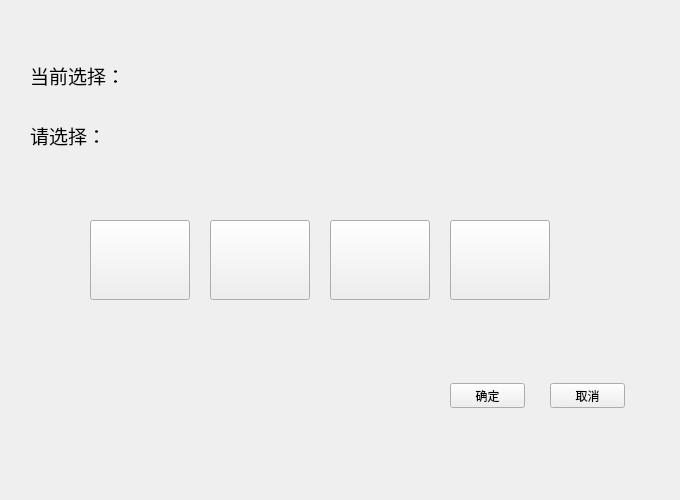
<?xml version="1.0" encoding="UTF-8"?>
<ui version="4.0">
 <class>roposset</class>
 <widget class="QWidget" name="roposset">
  <property name="geometry">
   <rect>
    <x>0</x>
    <y>0</y>
    <width>680</width>
    <height>500</height>
   </rect>
  </property>
  <property name="windowTitle">
   <string>Form</string>
  </property>
  <widget class="QLabel" name="label">
   <property name="geometry">
    <rect>
     <x>30</x>
     <y>50</y>
     <width>100</width>
     <height>50</height>
    </rect>
   </property>
   <property name="font">
    <font>
     <pointsize>14</pointsize>
    </font>
   </property>
   <property name="text">
    <string>当前选择：</string>
   </property>
  </widget>
  <widget class="QLabel" name="label_current">
   <property name="geometry">
    <rect>
     <x>200</x>
     <y>50</y>
     <width>100</width>
     <height>50</height>
    </rect>
   </property>
   <property name="font">
    <font>
     <pointsize>14</pointsize>
    </font>
   </property>
   <property name="text">
    <string/>
   </property>
  </widget>
  <widget class="QLabel" name="label_other">
   <property name="geometry">
    <rect>
     <x>30</x>
     <y>110</y>
     <width>100</width>
     <height>50</height>
    </rect>
   </property>
   <property name="font">
    <font>
     <pointsize>14</pointsize>
    </font>
   </property>
   <property name="text">
    <string>请选择：</string>
   </property>
  </widget>
  <widget class="QWidget" name="widget" native="true">
   <property name="geometry">
    <rect>
     <x>30</x>
     <y>170</y>
     <width>620</width>
     <height>200</height>
    </rect>
   </property>
   <property name="styleSheet">
    <string notr="true"/>
   </property>
   <widget class="QPushButton" name="pushButton_1">
    <property name="geometry">
     <rect>
      <x>60</x>
      <y>50</y>
      <width>100</width>
      <height>80</height>
     </rect>
    </property>
    <property name="text">
     <string/>
    </property>
   </widget>
   <widget class="QPushButton" name="pushButton_2">
    <property name="geometry">
     <rect>
      <x>180</x>
      <y>50</y>
      <width>100</width>
      <height>80</height>
     </rect>
    </property>
    <property name="text">
     <string/>
    </property>
   </widget>
   <widget class="QPushButton" name="pushButton_3">
    <property name="geometry">
     <rect>
      <x>300</x>
      <y>50</y>
      <width>100</width>
      <height>80</height>
     </rect>
    </property>
    <property name="text">
     <string/>
    </property>
   </widget>
   <widget class="QPushButton" name="pushButton_4">
    <property name="geometry">
     <rect>
      <x>420</x>
      <y>50</y>
      <width>100</width>
      <height>80</height>
     </rect>
    </property>
    <property name="text">
     <string/>
    </property>
   </widget>
   <widget class="QLabel" name="label_1">
    <property name="geometry">
     <rect>
      <x>85</x>
      <y>110</y>
      <width>54</width>
      <height>14</height>
     </rect>
    </property>
    <property name="text">
     <string/>
    </property>
   </widget>
   <widget class="QLabel" name="label_2">
    <property name="geometry">
     <rect>
      <x>205</x>
      <y>110</y>
      <width>54</width>
      <height>14</height>
     </rect>
    </property>
    <property name="text">
     <string/>
    </property>
   </widget>
   <widget class="QLabel" name="label_3">
    <property name="geometry">
     <rect>
      <x>325</x>
      <y>110</y>
      <width>54</width>
      <height>14</height>
     </rect>
    </property>
    <property name="text">
     <string/>
    </property>
   </widget>
   <widget class="QLabel" name="label_4">
    <property name="geometry">
     <rect>
      <x>445</x>
      <y>110</y>
      <width>54</width>
      <height>14</height>
     </rect>
    </property>
    <property name="text">
     <string/>
    </property>
   </widget>
  </widget>
  <widget class="QWidget" name="widget_2" native="true">
   <property name="geometry">
    <rect>
     <x>30</x>
     <y>370</y>
     <width>620</width>
     <height>51</height>
    </rect>
   </property>
   <widget class="QPushButton" name="pushButton_ok">
    <property name="geometry">
     <rect>
      <x>420</x>
      <y>13</y>
      <width>75</width>
      <height>25</height>
     </rect>
    </property>
    <property name="text">
     <string>确定</string>
    </property>
   </widget>
   <widget class="QPushButton" name="pushButton_cancel">
    <property name="geometry">
     <rect>
      <x>520</x>
      <y>13</y>
      <width>75</width>
      <height>25</height>
     </rect>
    </property>
    <property name="text">
     <string>取消</string>
    </property>
   </widget>
  </widget>
 </widget>
 <resources/>
 <connections/>
</ui>
